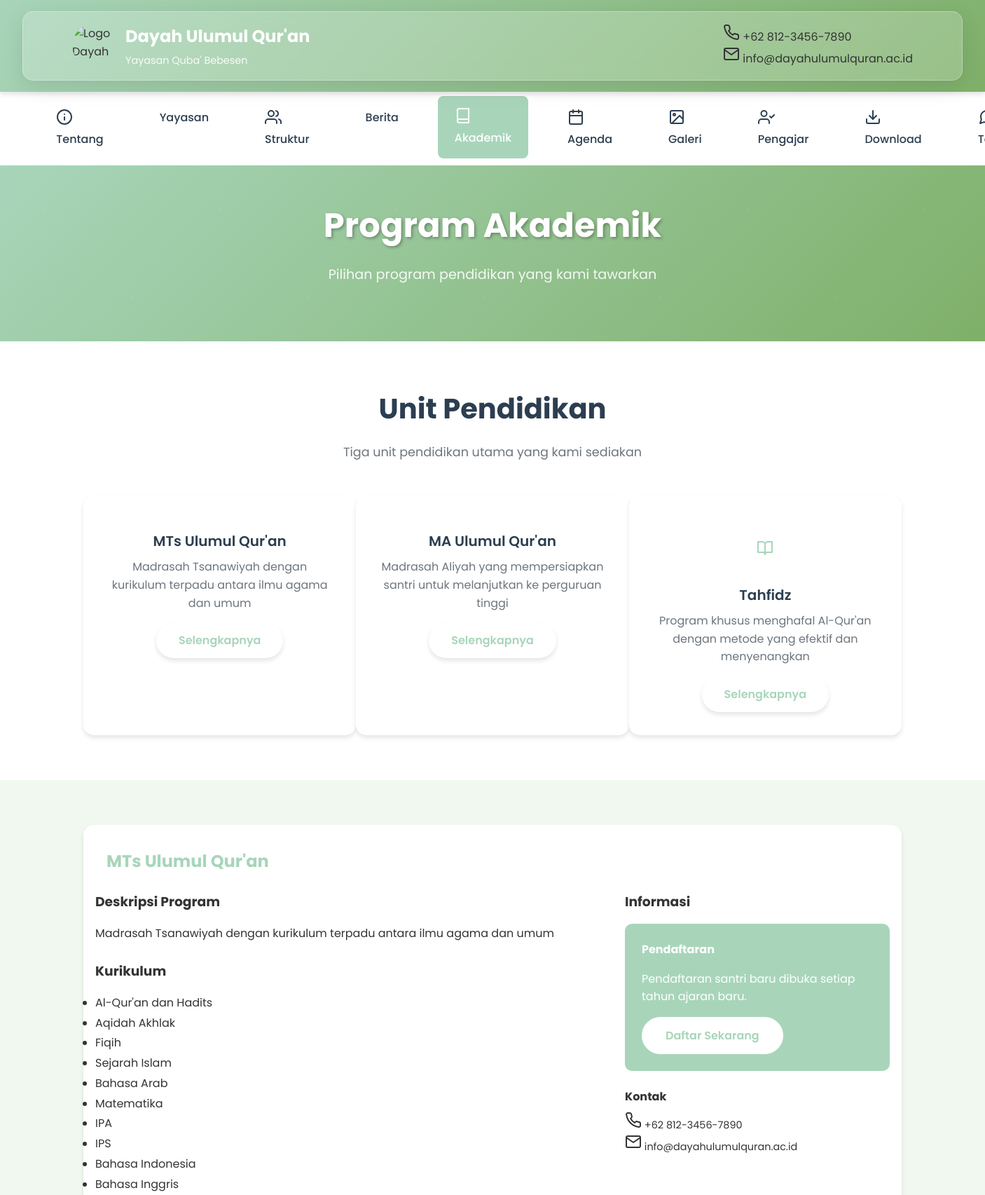
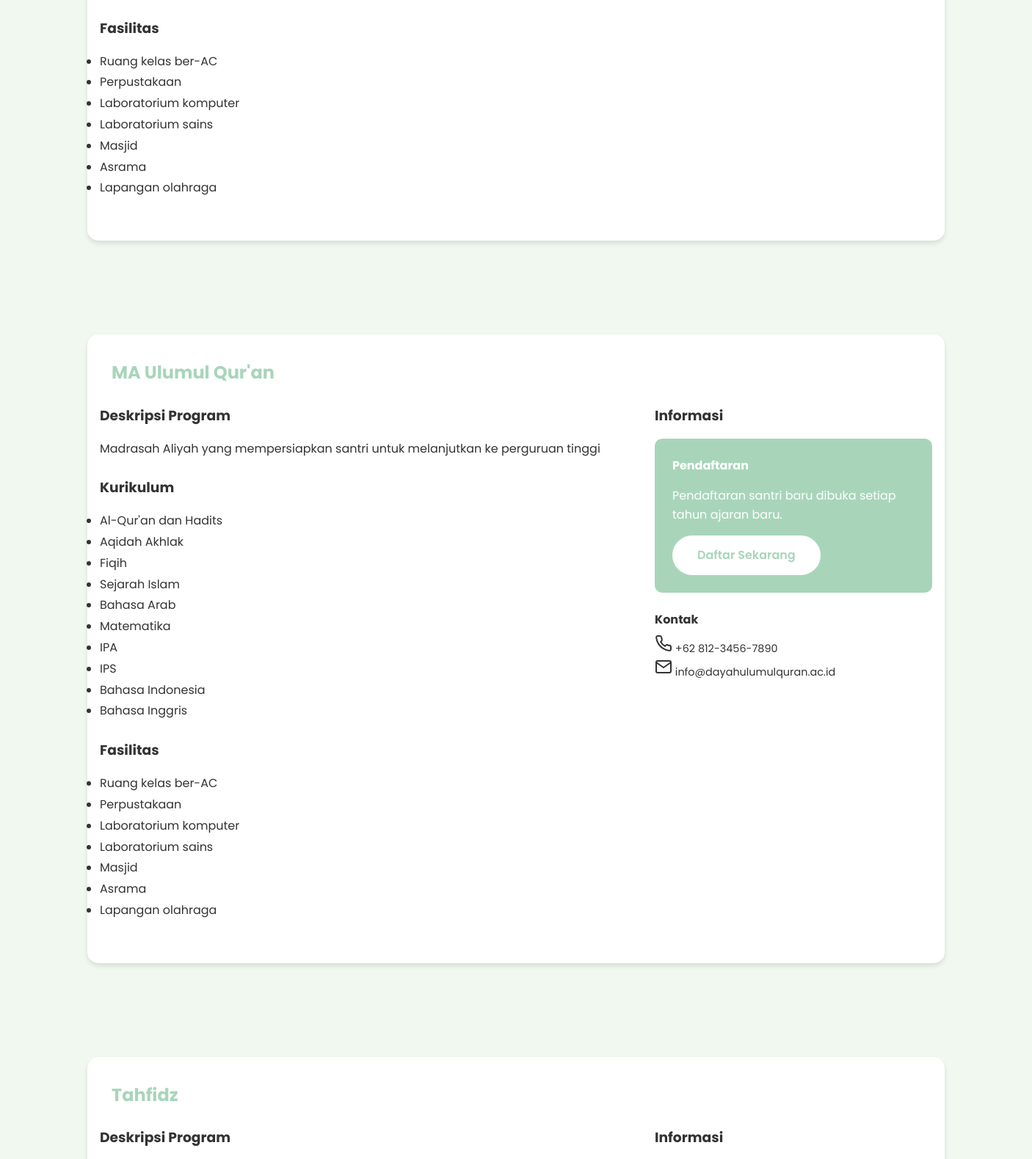
Page /akademik.php (upper part) on the committed database (2 pictures, top to bottom).
### tables this page shows
CREATE TABLE akademik (
    id INT AUTO_INCREMENT PRIMARY KEY,
    nama_unit VARCHAR(100) NOT NULL,
    deskripsi TEXT NOT NULL,
    icon VARCHAR(255),
    created_at TIMESTAMP DEFAULT CURRENT_TIMESTAMP
);

### akademik.php (the view, shortened to what this page needs)
<?php
require_once 'inc/header.php';
$conn = getConnection();
$akademik_query = "SELECT * FROM akademik ORDER BY id ASC";
$akademik_result = $conn->query($akademik_query);
?>
<section class="hero" style="padding: 3rem 0;">
    <div class="container">
        <div class="hero-content">
            <h1>Program Akademik</h1>
            <p>Pilihan program pendidikan yang kami tawarkan</p>
        </div>
    </div>
</section>
<section class="section">
    <div class="container">
        <div class="section-title">
            <h2>Unit Pendidikan</h2>
            <p>Tiga unit pendidikan utama yang kami sediakan</p>
        </div>
        <div class="row">
            <?php if ($akademik_result->num_rows > 0): ?>
                <?php while ($akademik = $akademik_result->fetch_assoc()): ?>
                    <div class="col-4">
                        <div class="card glass text-center">
                            <div style="font-size: 3rem; color: var(--primary-color); margin-bottom: 1rem;">
                                <?php if ($akademik['icon']): ?>
                                    <i data-feather="<?php echo htmlspecialchars($akademik['icon']); ?>"></i>
                                <?php else: ?>
                                    <i data-feather="school"></i>
                                <?php endif; ?>
                            </div>
                            <h3 class="card-title"><?php echo htmlspecialchars($akademik['nama_unit']); ?></h3>
                            <p class="card-text">
                                <?php echo htmlspecialchars($akademik['deskripsi']); ?>
                            </p>
                            <a href="#<?php echo strtolower(str_replace(' ', '', $akademik['nama_unit'])); ?>"
                               class="btn btn-primary">Selengkapnya</a>
                        </div>
                    </div>
                <?php endwhile; ?>
            <?php endif; ?>
        </div>
    </div>
</section>
<?php
$akademik_result->data_seek(0);
while ($akademik = $akademik_result->fetch_assoc()):
    $id = strtolower(str_replace(' ', '', $akademik['nama_unit']));
?>
    <section class="section" style="background: var(--accent-color);" id="<?php echo $id; ?>">
        <div class="container">
            <div class="row">
                <div class="col-12">
                    <div class="card glass">
                        <h2 style="color: var(--primary-color); margin-bottom: 1.5rem;">
                            <?php echo htmlspecialchars($akademik['nama_unit']); ?>
                        </h2>
                        <div class="row">
                            <div class="col-8">
                                <h3 style="margin-bottom: 1rem;">Deskripsi Program</h3>
                                <p style="text-align: justify; line-height: 1.8; margin-bottom: 1.5rem;">
                                    <?php echo htmlspecialchars($akademik['deskripsi']); ?>
                                </p>
                                <h3 style="margin-bottom: 1rem;">Kurikulum</h3>
                                <ul style="line-height: 1.8; margin-bottom: 1.5rem;">
                                    <li>Al-Qur'an dan Hadits</li>
                                    <li>Aqidah Akhlak</li>
                                    <li>Fiqih</li>
                                    <li>Sejarah Islam</li>
                                    <li>Bahasa Arab</li>
                                    <li>Matematika</li>
                                    <li>IPA</li>
                                    <li>IPS</li>
                                    <li>Bahasa Indonesia</li>
                                    <li>Bahasa Inggris</li>
                                </ul>
                                <h3 style="margin-bottom: 1rem;">Fasilitas</h3>
                                <ul style="line-height: 1.8; margin-bottom: 1.5rem;">
                                    <li>Ruang kelas ber-AC</li>
                                    <li>Perpustakaan</li>
                                    <li>Laboratorium komputer</li>
                                    <li>Laboratorium sains</li>
                                    <li>Masjid</li>
                                    <li>Asrama</li>
                                    <li>Lapangan olahraga</li>
                                </ul>
                            </div>
                            <div class="col-4">
                                <h3 style="margin-bottom: 1rem;">Informasi</h3>
                                <div style="background: var(--primary-color); color: white; padding: 1.5rem; border-radius: 10px;">
                                    <h4 style="margin-bottom: 1rem;">Pendaftaran</h4>
                                    <p style="margin-bottom: 1rem;">Pendaftaran santri baru dibuka setiap tahun ajaran baru.</p>
                                    <a href="contact.php" class="btn btn-outline" style="background: white; color: var(--primary-color);">
                                        Daftar Sekarang
                                    </a>
                                </div>
                                <div style="margin-top: 1.5rem;">
                                    <h4 style="margin-bottom: 0.5rem;">Kontak</h4>
                                    <p style="font-size: 0.9rem;">
                                        <i data-feather="phone"></i> +62 812-3456-7890<br>
                                        <i data-feather="mail"></i> info@dayahulumulquran.ac.id
                                    </p>
                                </div>
                            </div>
                        </div>
                    </div>
                </div>
            </div>
        </div>
    </section>
<?php endwhile; ?>
<?php
require_once 'inc/footer.php';
?>

### css/style.css (style rules this page uses)
* { margin: 0; padding: 0; box-sizing: border-box; }
body { font-family: 'Poppins', sans-serif; line-height: 1.6; color: #333; background-color: #ffffff; }
.glass { backdrop-filter: blur(10px); background: rgba(255, 255, 255, 0.2); border: 1px solid rgba(255, 255, 255, 0.3); border-radius: 15px; box-shadow: 0 8px 32px rgba(0, 0, 0, 0.1); }
:root { --primary-color: #A8D5BA; --primary-dark: #7FB069; --secondary-color: #2E8B57; --accent-color: #F0F8F0; --text-dark: #2c3e50; --text-light: #6c757d; --white: #ffffff; --shadow: 0 4px 6px rgba(0, 0, 0, 0.1); --shadow-lg: 0 10px 25px rgba(0, 0, 0, 0.15); }
.hero { background: linear-gradient(135deg, var(--primary-color), var(--primary-dark)); padding: 4rem 0; text-align: center; color: var(--white); position: relative; overflow: hidden; }
.hero::before { content: ''; position: absolute; top: 0; left: 0; right: 0; bottom: 0; opacity: 0.3; }
.hero-content { position: relative; z-index: 2; max-width: 800px; margin: 0 auto; padding: 0 2rem; }
.hero h1 { font-size: 3rem; font-weight: 700; margin-bottom: 1rem; text-shadow: 2px 2px 4px rgba(0, 0, 0, 0.3); }
.hero p { font-size: 1.2rem; margin-bottom: 2rem; opacity: 0.9; }
.btn { display: inline-block; padding: 0.75rem 2rem; border: none; border-radius: 50px; text-decoration: none; font-weight: 600; text-align: center; cursor: pointer; transition: all 0.3s ease; font-size: 1rem; }
.btn-primary { background: var(--white); color: var(--primary-color); box-shadow: var(--shadow); }
.btn-outline { background: transparent; color: var(--white); border: 2px solid var(--white); }
.card { background: var(--white); border-radius: 15px; padding: 2rem; box-shadow: var(--shadow); transition: all 0.3s ease; height: 100%; }
.card.glass { padding: 2rem; }
.card-title { font-size: 1.25rem; font-weight: 600; color: var(--text-dark); margin-bottom: 0.5rem; }
.card-text { color: var(--text-light); line-height: 1.6; margin-bottom: 1rem; }
.container { max-width: 1200px; margin: 0 auto; padding: 0 2rem; }
.row { display: flex; flex-wrap: wrap; margin: 0 -1rem; }
.col-4 { flex: 0 0 33.333333%; }
.col-8 { flex: 0 0 66.666667%; }
.col-12 { flex: 0 0 100%; }
.section { padding: 4rem 0; }
.section-title { text-align: center; margin-bottom: 3rem; }
.section-title h2 { font-size: 2.5rem; font-weight: 700; color: var(--text-dark); margin-bottom: 1rem; }
.section-title p { font-size: 1.1rem; color: var(--text-light); max-width: 600px; margin: 0 auto; }
.text-center { text-align: center; }

### rows in the picture
akademik: nama_unit "MTs Ulumul Qur'an", deskripsi "Madrasah Tsanawiyah dengan kurikulum terpadu antara ilmu agama dan umum"
akademik: nama_unit "MA Ulumul Qur'an", deskripsi "Madrasah Aliyah yang mempersiapkan santri untuk melanjutkan ke perguruan tinggi"
akademik: nama_unit "Tahfidz", deskripsi "Program khusus menghafal Al-Qur'an dengan metode yang efektif dan menyenangkan"
